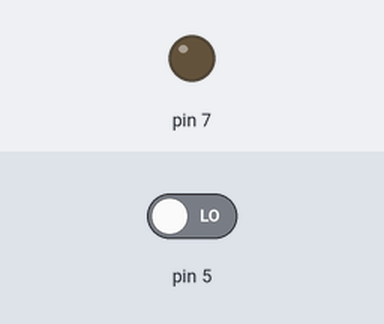
Recording of a sketch running on a simulated Arduino Uno, built with avr-gcc and run on an emulated ATmega328P. Parts: output pins drawn as LEDs (lit = HIGH). Inputs (shaded band) come from the test bench; at power-on: pin 5 LOW.

Above: at 1.2 s.
1.3 s: pin 5 driven HIGH
At 2.8 s:
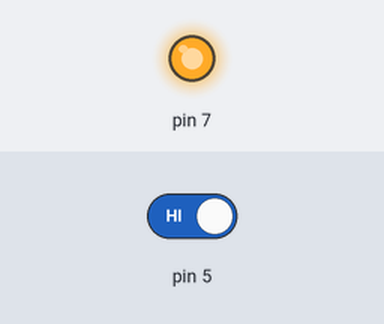
Timing chart, 0 to 4.3 s (numbered marks = the images above; inputs shaded):
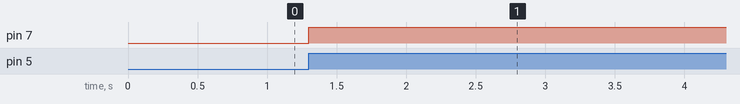

Measured:
- after the input at 1.3 s, pin 7: LOW → HIGH at once

The sketch:

variable_registor.ino
```cpp
void setup() {
  // put your setup code here, to run once:
  pinMode(7, OUTPUT);
  pinMode(5, INPUT);

}

void loop() {
  // put your main code here, to run repeatedly:
  if(digitalRead(5)==HIGH){
    digitalWrite(7, HIGH);
  }
  delay(20);
  digitalWrite(7, LOW);
}
```
